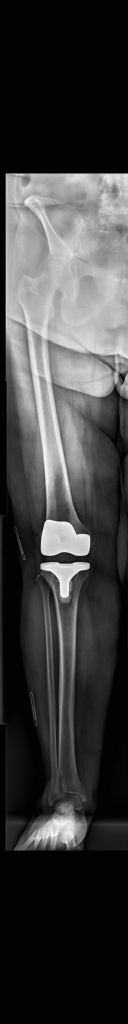
#> input picture main/guis/test.jpg, 256 x 2048 px (shown at 1/2 size); its folder holds only this picture in this run
$ python -i split_images.py   (imports and definitions only)   (older library calls are emulated)
#> lines starting #> are read from the running program, lines starting #| are printed output that depends on the picture
#> further down, picture is the input picture: shape (2048, 256, 3); min 1, max 255, mean 62.4
import os
import cv2
import json
import imageio
import pydicom

import numpy as np
import pandas as pd
import nibabel as nib
import imageio.v2 as imageio
import PIL.Image as Image

from tqdm import tqdm

from shutil import copy, move


# [87 lines left out: function split_imgs, not called in this run]


def preprocessing(img, side="right", rgb=True, enhance=True, size=(256, 2048)):
    '''
    preprocessing raw image for network training/inference
    :param input_path: The path of the raw images
    :param side: crop the image with right or left side, ATTENTION: the side is defined based on clinic, which is opposite of it in computer vision and our common sense
    :return: preprocessed image
    '''
#> called with side = 'right', rgb = True, enhance = True, size = (256, 2048)
    rszd_w, rszd_h = size
    if rgb:
        h, w, _ = img.shape
#> h = 2048; w = 256
        img = Image.fromarray(img.astype('uint8'))
        img = img.resize((rszd_w*2, int(h * rszd_w * 2 / w)), Image.ANTIALIAS) # 256
        img = np.asarray(img, dtype='uint8')
        img = reassign_label(img)
#> in reassign_label, `label = np.argmax(img, axis=-1)`: label: shape (4096, 512) int64; every value is 0
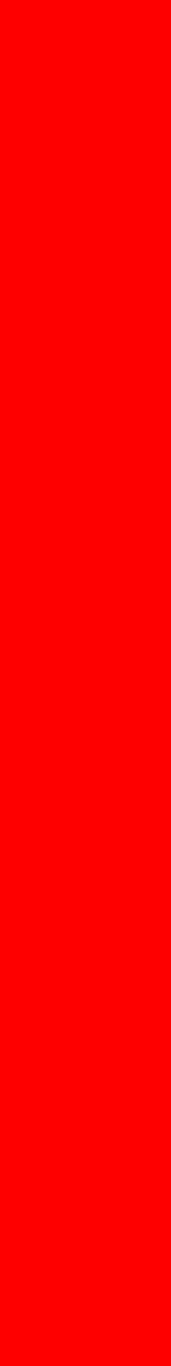
#> img: shape (4096, 512, 3) (shown at 1/3 size); mean R, G, B 255, 0, 0


    else:
        h, w = img.shape
        img = cv2.resize(img, (rszd_w * 2, int(h * rszd_w * 2 / w)), interpolation=cv2.INTER_AREA)  # 256

    #
    h_, w_ = img.shape[:2]
#> h_ = 4096; w_ = 512
    # cropped the image to half, with unilateral limb
    if side == "right":
        cropped_img = img[:, :rszd_w]  # 128
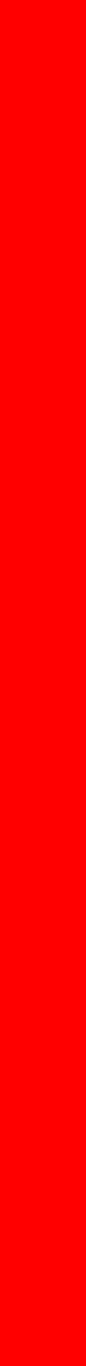
#> cropped_img: shape (4096, 256, 3) (shown at 1/3 size); mean R, G, B 255, 0, 0
    else:
        cropped_img = img[:, rszd_w:]  # 128
        cropped_img = cv2.flip(cropped_img, 1)

    img, top, left, bottom, right = resize_with_pad(cropped_img, size, rgb)  # 256
    # image enhancement
    if enhance and (not rgb):
        gridsize = 8 if rszd_h == 1024 else 16
        clahe = cv2.createCLAHE(clipLimit=1.0, tileGridSize=(gridsize,) * 2) # (16, 16) in large imgs
        img = clahe.apply(img)
    return img, h / h_, w / w_, top, left, bottom, right


def reassign_label(img):
    red = np.array([255, 0, 0])
    green = np.array([0, 255, 0])
    blue = np.array([0, 0, 255])

    res = np.zeros(img.shape)
    label = np.argmax(img, axis=-1)
    res[label == 0] = red
    res[label == 1] = green
    res[label == 2] = blue
    return res.astype('uint8')


def resize_with_pad(img, target_size, rgb=False):
    """resize the image by padding at borders.
    Params:
        img: image to be resized, read by cv2.imread()
        target_size: a tuple shows the image size after padding.
        For example, a tuple could be like (width, height)
    Returns:
        image: resized image with padding
    refer to
    https://stackoverflow.com/questions/43391205/add-padding-to-images-to-get-them-into-the-same-shape
    """
#> called with target_size = (256, 2048), rgb = True
    img_size = (img.shape[1], img.shape[0])
#> img_size = (256, 4096)
    d_w = target_size[0] - img_size[0]
#> d_w = 0
    d_h = target_size[1] - img_size[1]
#> d_h = -2048
    top, bottom = d_h // 2, d_h - (d_h // 2)
#> top = -1024; bottom = -1024
    left, right = d_w // 2, d_w - (d_w // 2)
#> left = 0; right = 0
    # rgb image default read by cv2, with BGR channels
    value = (0, 0, 255) if rgb else 0
    pad_img = cv2.copyMakeBorder(img,
                                 max(top, 0),
                                 max(bottom, 0),
                                 max(left, 0),
                                 max(right, 0), cv2.BORDER_CONSTANT, value=value)
    if d_h < 0:
        pad_img = pad_img[abs(top):bottom]
    if d_w < 0:
        pad_img = pad_img[:, abs(left): right]
    return pad_img, top, left, bottom, right

def Uint162Unit8(img):
    img = img / 65535.0 * 255
    return np.uint8(255 * (img - img.min()) / (img.max() - img.min()) + 0.5)

>>> import cv2
>>> picture = cv2.imread('../guis/test.jpg')
>>> result = preprocessing(picture)
#> in preprocessing, `img, top, left, bottom, right = resize_with_pad(cropped_img, size, rgb)`: top = -1024; left = 0; bottom = -1024; right = 0
#> result = 7 items
